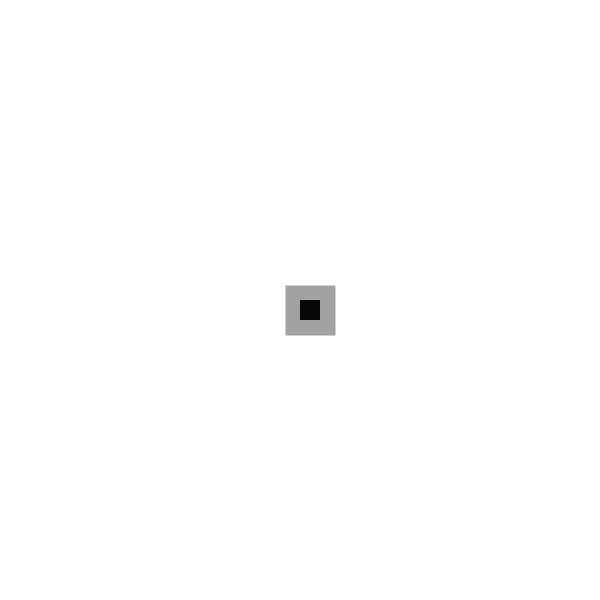
Frame 1 (no input)
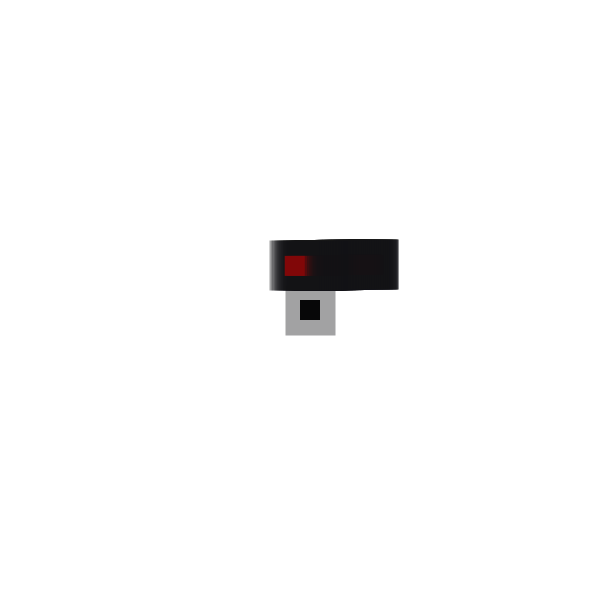
Frame 60 (the mouse pressed at the canvas centre just before this capture)
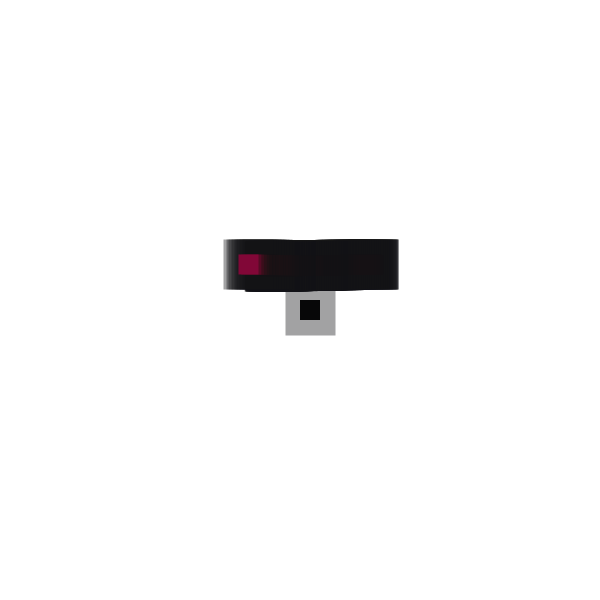
Frame 120 (the mouse held since frame 60 and released just before this capture)

The Processing sketch that drew these frames (run headless with seeded random() and noise(); from frame 60 on, the mouse is pressed at the canvas centre):

// Processing sketch: Morgan_Gomez_Midterm_1
// ── Morgan_Gomez_Midterm_1.pde
//Morgan Gomez
//Midterm Part 1
//7 May 2020
//Art 22


float x, y; // declare position and size variables fro 2D prim
int h, s, b; // color variables
float noisePosX, noisePosY; // mapping variables

void setup() {
  size(600, 600); // window size 600x600

  x = width/2; // set x and y to middle of the screen
  y = height/2;

  background(255);
  
  noisePosX = 0; // delcare mapping variables equal to 0 and 100
  noisePosY = 100;
}

void draw() {
  //background(255);

  colorMode(HSB); // use hue, saturation, and brightness color mode

  strokeWeight(30); // weight of 2D prim
  stroke(200, 30, 20, 100);
  fill(x, s, b);
  rect(x, y, 20, 20); // declare 2D prim rectangle w position and size variables

  x = x + 1; // move rect to the right by 1 pixel continuously
  y = y + 1;

  h = 200; // hue 
  s = 300; // saturation
  b = 200; // brightness

  if (keyPressed) { //is a key pressed?
    if (key == CODED) {// is it a special coded key?
      if (keyCode == RIGHT) { //is the coded key the right arrow?
        x+=5; 
      }
      if (keyCode == LEFT) { //is the coded key the left arrow?
        x-=10; 
      }
    }
  }

  if (x > width) { // if x goes out of bounds on the right of screen
    x = 0; // the ellipse will reset to the left
  }

  if (x < 0) { // if x goes out of bounds on the left of screen
    x = width; // the ellipse will reset to the right
  }

  if (y > height) { // if x goes out of bounds on the top
    y = 0; // the ellipse will reset to the bottom
  }

  if (y < 0) { // if x goes out of bounds on the bottom
    x = height; // the ellipse will reset to the top
  }

  float m = noise(noisePosX); // get a noise value fo x and y position
  float n = noise(noisePosY);
  
  x = map(m, 0, 1, 0, width); // map out the x and y positions
  y = map(n, 0, 1, 0, height); 

  noisePosX = noisePosX + 0.005; // the movement size of the map function
  noisePosY = noisePosY + 0.001;
  
  }
